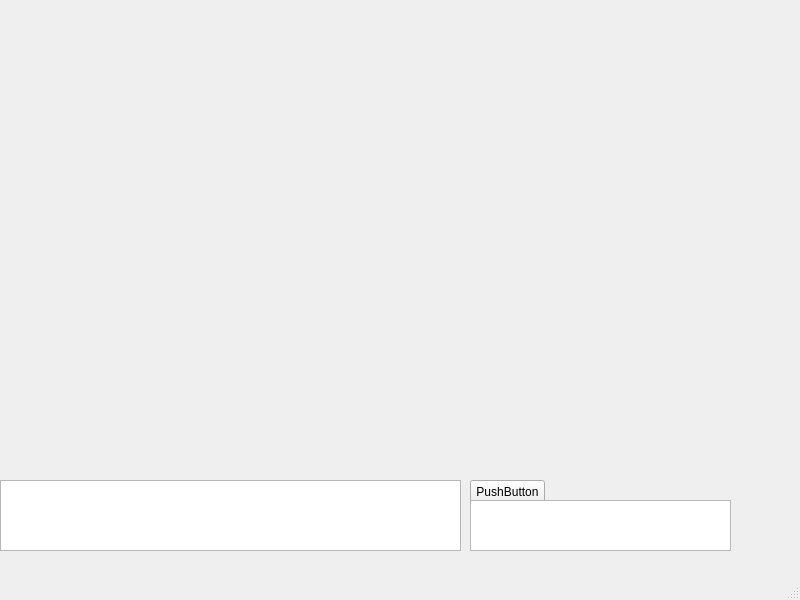
<?xml version="1.0" encoding="UTF-8"?>
<ui version="4.0">
 <class>MainWindow</class>
 <widget class="QMainWindow" name="MainWindow">
  <property name="geometry">
   <rect>
    <x>0</x>
    <y>0</y>
    <width>800</width>
    <height>600</height>
   </rect>
  </property>
  <property name="windowTitle">
   <string>PSO运行系统</string>
  </property>
  <widget class="QWidget" name="centralwidget">
   <widget class="QPushButton" name="pushButton">
    <property name="geometry">
     <rect>
      <x>470</x>
      <y>480</y>
      <width>75</width>
      <height>24</height>
     </rect>
    </property>
    <property name="text">
     <string>PushButton</string>
    </property>
   </widget>
   <widget class="QTextEdit" name="textEdit">
    <property name="geometry">
     <rect>
      <x>470</x>
      <y>500</y>
      <width>261</width>
      <height>51</height>
     </rect>
    </property>
   </widget>
   <widget class="CEventTextDisplay" name="eventDisplay">
    <property name="geometry">
     <rect>
      <x>0</x>
      <y>480</y>
      <width>461</width>
      <height>71</height>
     </rect>
    </property>
   </widget>
  </widget>
  <widget class="QMenuBar" name="menubar">
   <property name="geometry">
    <rect>
     <x>0</x>
     <y>0</y>
     <width>800</width>
     <height>22</height>
    </rect>
   </property>
  </widget>
  <widget class="QStatusBar" name="statusbar"/>
 </widget>
 <customwidgets>
  <customwidget>
   <class>CEventTextDisplay</class>
   <extends>QTextEdit</extends>
   <header>Alarm/ceventtextdisplay.h</header>
  </customwidget>
 </customwidgets>
 <resources/>
 <connections/>
</ui>
